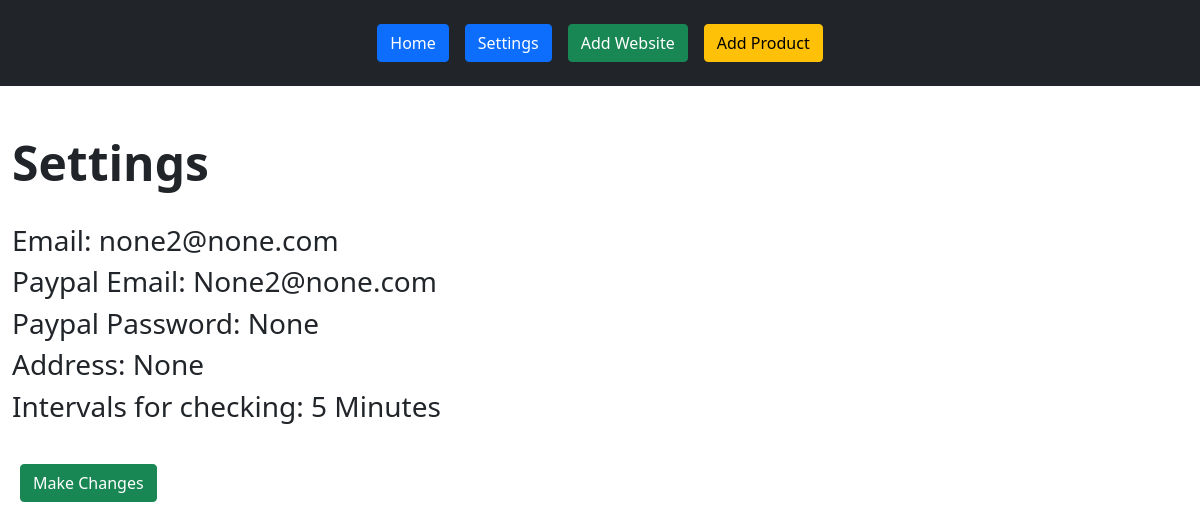
The app's page /settings/1/ with its own data.
### MainPortal/models.py (models this page shows)
class Settings(models.Model):
    p = models.IntegerField(default=1, primary_key=True)
    email = models.EmailField()
    paypal_email = models.EmailField(null=True, blank=True)
    paypal_password = models.CharField(max_length=250, null=True, blank=True)
    address = models.CharField(max_length=250, null=True, blank=True)
    checking_interval = models.IntegerField()

### MainPortal/views.py (the view)
# urls.py: path('settings/<int:pk>/', views.SettingsDetailView.as_view(), name='settings'),
class SettingsDetailView(DetailView):
    model = models.Settings
    template_name = 'settings.html'
    context_object_name = 'settings'

### templates/settings.html
{% extends 'base.html' %}
{% block content %}
    <div class="container-fluid py-5">
        <h1 class="display-5 fw-bold">Settings</h1>
        <br>
        <h3>Email: {{ settings.email }}</h3>
        <h3>Paypal Email: {{ settings.paypal_email }}</h3>
        <h3>Paypal Password: {{ settings.paypal_password }}</h3>
        <h3>Address: {{ settings.address }}</h3>
        <h3>Intervals for checking: {{ settings.checking_interval }} Minutes</h3>
        <br>
        <a href="{% url 'settings_update' 1 %}" class="nav-link px-2 text-secondary">
            <button type="button" class="btn
                btn-success">Make Changes
            </button>
        </a>
    </div>
{% endblock content %}

### records on screen
Settings: email "none2@none.com", paypal_email "None2@none.com", paypal_password "None", address "None", checking_interval "5"
